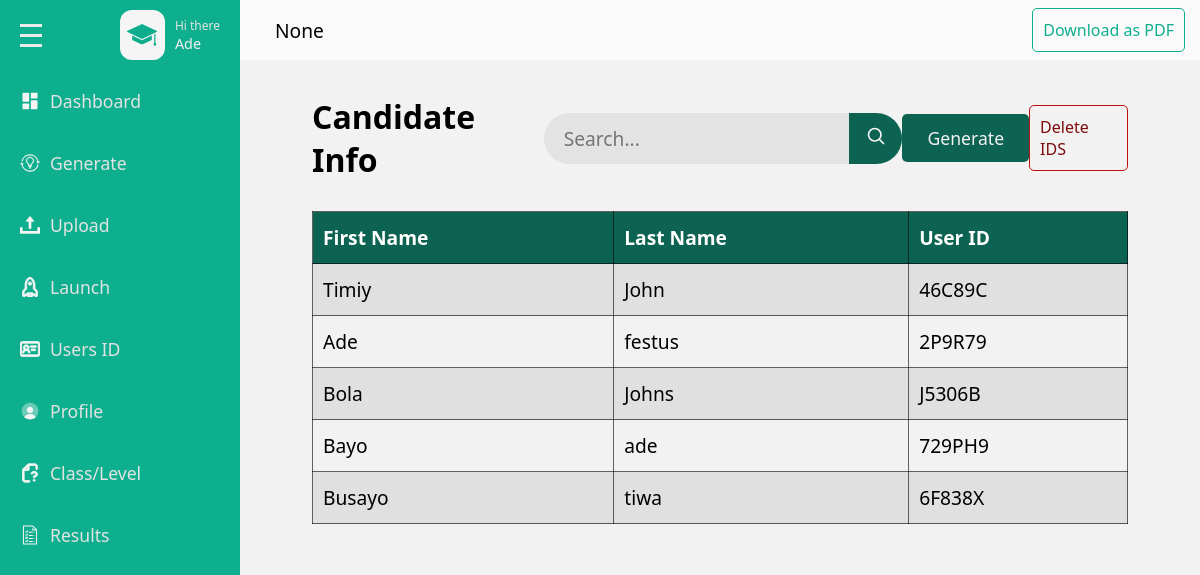
Screenshot of /admins/user (signed in) with the database file from the repository.
### base/models.py (models this page shows, shortened)
class Userprofile(models.Model):
    user = models.ForeignKey(User, on_delete=models.CASCADE)
    subject = models.ForeignKey(Subject, null=True, blank=True, on_delete=models.SET_NULL)
    number_of_questions = models.IntegerField(null=True, blank=True)

class User(AbstractUser):
    school_name = models.CharField(max_length=500, null=True,blank=True)
    recovery_code = models.CharField(max_length=100, null=True)

class UserID(models.Model):
    user = models.OneToOneField(User, on_delete=models.CASCADE)
    generated_id = models.CharField(max_length=100, unique=True)

### admins/views.py (the view)
# urls.py: path('user',views.user,name='user'),
def user(request):
    userprofile = get_object_or_404(Userprofile, user=request.user)
    user_id = UserID.objects.all()
    context = {
        'userprofile': userprofile,
        "user_id": user_id
    }
    return render(request, 'admins/userget.html', context)

### base/templates/admins/userget.html (shortened to what this page needs)
{% load static %}
<!DOCTYPE html>
<html lang="en">
<head>
    <link rel = "stylesheet" href = "{% static 'css/style.css' %}"/>
</head>
<body>
    <div class = "page">
        <div class = "wrapper">
            <div class = "main-sidebar">
                <div class = "menu">
                    <div class= "menu-head flex-between">
                        <div class="hamburger flex-column">
                            <span></span>
                            <span></span>
                            <span></span>
                        </div>
                        <div class = "menu-head-content flex gp-10">
                            <div class = "scholar-icon-div flex-center">
                                <!DOCTYPE svg PUBLIC "-//W3C//DTD SVG 1.1//EN" "http://www.w3.org/Graphics/SVG/1.1/DTD/svg11.dtd">
                            </div>
                            <div class = "text-content-div flex-column">
                                <span class = "sub-text">Hi there</span>
                                <span class = "text">{{userprofile.user.username}}</span>
                            </div>
                        </div>
                    </div>
                    <div class= "menu-content flex-column ">
                        <a href = "{% url 'admins:dashboard' %}" class = "menu-item">
                            <div class="menu-wrapper flex gp-10">
                                <!DOCTYPE svg PUBLIC "-//W3C//DTD SVG 1.1//EN" "http://www.w3.org/Graphics/SVG/1.1/DTD/svg11.dtd">
                                <span>Dashboard</span>
                            </div>
                        </a>
                        <a href = "{% url 'admins:userid' %}" class = "generate menu-item">
                            <div class="menu-wrapper flex gp-10">
                                <!DOCTYPE svg PUBLIC "-//W3C//DTD SVG 1.1//EN" "http://www.w3.org/Graphics/SVG/1.1/DTD/svg11.dtd">
                                <span>Generate</span>
                            </div>
                        </a>
                        <a href = "{% url 'admins:upload' %}" class = "menu-item">
                            <div class="menu-wrapper flex gp-10">
                                <!DOCTYPE svg PUBLIC "-//W3C//DTD SVG 1.1//EN" "http://www.w3.org/Graphics/SVG/1.1/DTD/svg11.dtd">
                                <span>Upload</span>
                            </div>
                        </a>
                        <a href = "" class = "menu-item">
                            <div class="menu-wrapper flex gp-10">
                                <!DOCTYPE svg PUBLIC "-//W3C//DTD SVG 1.1//EN" "http://www.w3.org/Graphics/SVG/1.1/DTD/svg11.dtd">
                                <span>Launch</span>
                            </div>
                        </a>
                        <a href = "{% url 'admins:user' %}" class = "menu-item">
                            <div class="menu-wrapper flex gp-10">
                                <!DOCTYPE svg PUBLIC "-//W3C//DTD SVG 1.1//EN" "http://www.w3.org/Graphics/SVG/1.1/DTD/svg11.dtd">
                                <span>Users ID</span>
                            </div>
                        </a>
                        <a href = "{% url 'admins:profile' %}" class = "menu-item">
                            <div class="menu-wrapper flex gp-10">
                                <!DOCTYPE svg PUBLIC "-//W3C//DTD SVG 1.1//EN" "http://www.w3.org/Graphics/SVG/1.1/DTD/svg11.dtd">
                                <span>Profile</span>
                            </div>
                        </a>
                        <a href = "{% url 'admins:question' %}" class = "menu-item">
                            <div class="menu-wrapper flex gp-10">
                                <!DOCTYPE svg PUBLIC "-//W3C//DTD SVG 1.1//EN" "http://www.w3.org/Graphics/SVG/1.1/DTD/svg11.dtd">
                                <span>Class/Level</span>
                            </div>
                        </a>
                        <a href = "{% url 'admins:result' %}" class = "menu-item">
                            <div class="menu-wrapper flex gp-10">
                                <!DOCTYPE svg PUBLIC "-//W3C//DTD SVG 1.1//EN" "http://www.w3.org/Graphics/SVG/1.1/DTD/svg11.dtd">
                                <span>Results</span>
                            </div>
                        </a>
                    </div>
                </div>
            </div>
            <div class = "main-content">
                <div class="main-content-header flex-between">
                    <span>{{userprofile.user.school_name}}</span>
                    <a class = "download-pdf-btn" href="{% url 'admins:export_user_data_to_pdf' %}">Download as PDF</a>
                </div>
                <div class="user-get-container">
                    <div class="candidate-info flex-between">
                        <h2>Candidate Info</h2>
                        <form method= "get" action="{% url 'admins:search' %}" class = "user-search-form flex">
                            <input required type = "text" placeholder="Search..." name = "query" class = "user-search-input"/>
                            <button class ="user-search-btn">
                            </button>
                        </form>
                        <a href="{% url 'admins:userid' %}"> <button class="generate-btn">Generate</button></a>
                        <a class = "delete-userId-btn" href = "#">Delete IDS</a>
                    </div>
                    <table class="user-get-table table">
                        <thead class="thead">
                            <tr>
                                <th scope="col">First Name</th>
                                <th scope="col">Last Name</th>
                                <th scope="col">User ID</th>
                            </tr>
                        </thead>
                        <tbody>
                            {% for user_id in user_id %}
                            <tr>
                                <td>{{user_id.user.username}}</td>
                                <td>{{user_id.user.last_name}}</td>
                                <td>{{user_id.generated_id}}</td>
                            </tr>
                            {% endfor %}
                        </tbody>
                    </table>
                </div>
            </div>
        </div>
    </div>
</body>
</html>

### base/static/css/style.css (style rules this page uses)
* { box-sizing: border-box; }
:root { --page-clr : #9ddcd1; --main-sidebar-clr : hsl(168, 85%, 37%); --main-sb-hv-clr : hsl(168, 77%, 22%); --head-text-clr : hsl(168, 49%, 59%); --q-selected-btn-clr : hsl(166, 78%, 37%); --block-clr : hsl(0, 0%, 98%); --variant-clr : hsl(189, 56%, 34%); --darker-variant-clr : hsl(189.71deg 55.9% 27.77%); --border-rd: 10px; --border-rd-in: 50px; --font-family : system-ui, -apple-system, BlinkMacSystemFont, 'Segoe UI', Roboto, Oxygen, Ubuntu, Cantarell, 'Open Sans', 'Helvetica Neue', sans-serif; }
body { margin: 0; padding: 0; font-family: var(--font-family); }
button, input, select, textarea { border : none; outline : 1px solid transparent; font-family: var(--font-family); }
button { cursor: pointer; }
h1,h2,h3,h4,p { margin :5px 0; }
a { text-decoration: none; color : black; }
svg { width : 20px; height : 20px; }
.flex { display: flex; align-items: center; }
.flex-center { display: flex; align-items: center; justify-content: center; }
.flex-column { display: flex; flex-direction: column; justify-content: center; }
.flex-between { display: flex; justify-content: space-between; }
.gp-10 { gap : 10px; }
.page { background-color: var(--page-clr); min-height : 100vh; }
.wrapper { display : flex; min-height : 100vh; }
.main-sidebar { min-width: 230px; width: 20%; height: 100vh; background-color: var(--main-sidebar-clr); position: sticky; left: 0; top: 0; z-index: 99; padding-top: 10px; }
.main-content { width : 80%; background-color: hsl(0, 0%, 95%); position : relative; }
.menu-head { padding-left : 20px; padding-right : 20px; padding-bottom: 15px; }
.menu-head.flex-between { align-items: center; }
.hamburger { height: 40px; align-items: flex-start; justify-content: center; gap : 7px; }
.hamburger span { width : 22px; height : 3px; background-color : hsl(0, 0%, 92%) }
.scholar-icon-div { width : 45px; height : 50px; border-radius: 12px; background-color: hsl(0, 0%, 96%); }
.scholar-icon-div svg { width : 30px; height : 30px; }
.text-content-div .sub-text { font-size : 1vw; color : hsl(0, 0%, 89%); }
.text-content-div .text { color :hsl(0, 0%, 95%); font-weight : 500; font-size: 1.2vw; }
.menu-content { padding : 10px 0px 15px; height: 490px; overflow-y: auto; }
.menu-content.flex-column { gap : 30px; justify-content: flex-start; }
.menu-item { padding-left : 13px; padding-right : 13px; }
.menu-wrapper { padding : 4px 7px; cursor: pointer; border-radius: 3px; color : hsl(0, 0%, 95%) }
.menu-item span { color : hsl(0, 0%, 89%); font-size : 1.1rem; font-weight: 400; }
.main-content-header { padding: 0px 15px; background-color: var(--block-clr); min-height: 60px; position: sticky; top: 0; left: 0; z-index : 99; }
.main-content-header.flex-between { align-items: center; }
.main-content-header span { margin-left: 20px; font-size : 1.2rem; font-weight: 500; }
.download-pdf-btn { padding : 10px; border : 1px solid var(--main-sidebar-clr); color :var(--main-sidebar-clr); border-radius: 5px; transition : background-color .2s ease, color .2s ease; }
.delete-userId-btn { padding : 10px; border : 1px solid rgb(190, 16, 16); color :rgb(126, 11, 11); border-radius: 5px; transition : background-color .2s ease, color .2s ease; }
.user-get-container { width: 85%; margin-inline: auto; margin-top : 30px; }
.table { border-collapse: collapse; font-size: 1.2rem; width : 100%; margin-top : 25px; }
.table .thead th { border : 1px solid rgba(0,0,0,.6); padding : 12px 10px; text-align: left; color: white; }
.table tbody td { border : 1px solid rgba(0,0,0,.6);; padding: 12px 10px; }
.table tbody tr:nth-child(odd) { background-color: hsl(0, 0%, 88%); }
.user-get-table .thead th { background-color: var(--main-sb-hv-clr); }
.candidate-info.flex-between { align-items: center; }
.candidate-info h2 { font-size: 2rem; }
.candidate-info .generate-btn { padding: 12px 25px; background-color: var(--main-sb-hv-clr); color : hsl(0, 0%, 95%); border-radius: 5px; font-size: 1.1rem; }
.user-search-form { width : 45%; }
.user-search-form.flex { align-items: stretch; }
.user-search-input { width : 85%; padding : 12px 10px 12px 20px; background-color: hsl(0, 0%, 89%); font-size: 1.2rem; border-top-left-radius: var(--border-rd-in); border-bottom-left-radius: var(--border-rd-in); }
.user-search-btn { padding : 12px 10px; background-color: var(--main-sb-hv-clr); color : hsl(0, 0%, 96%); width : 15%; border-top-right-radius: var(--border-rd-in); border-bottom-right-radius: var(--border-rd-in); }

### rows the page displays
Userprofile: user.username "Ade", user.school_name "None"
UserID: user.username "Timiy", user.last_name "John", generated_id "46C89C"
UserID: user.username "Ade", user.last_name "festus", generated_id "2P9R79"
UserID: user.username "Bola", user.last_name "Johns", generated_id "J5306B"
UserID: user.username "Bayo", user.last_name "ade", generated_id "729PH9"
UserID: user.username "Busayo", user.last_name "tiwa", generated_id "6F838X"
